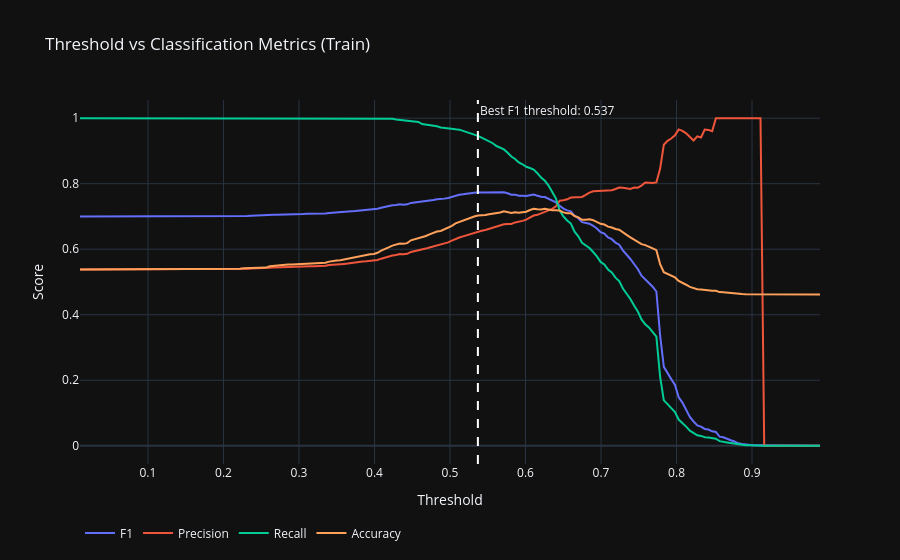

This figure's notebook cell:
### Code cell
import plotly.graph_objects as go
from sklearn.metrics import roc_curve, f1_score, precision_score, recall_score

# compute metrics across thresholds
thresholds = np.linspace(0.01, 0.99, 200)

metrics = {
    "f1": [], "precision": [], "recall": [], "accuracy": []
}

for t in thresholds:
    preds = (ensemble_train_proba >= t).astype(int)
    metrics["f1"].append(f1_score(y_train, preds, zero_division=0))
    metrics["precision"].append(precision_score(y_train, preds, zero_division=0))
    metrics["recall"].append(recall_score(y_train, preds, zero_division=0))
    metrics["accuracy"].append(accuracy_score(y_train, preds))

# find best F1 threshold
best_idx = np.argmax(metrics["f1"])
best_thresh = thresholds[best_idx]

fig = go.Figure()

fig.add_trace(go.Scatter(x=thresholds, y=metrics["f1"],
    name="F1", line=dict(color="#636EFA", width=2)))
fig.add_trace(go.Scatter(x=thresholds, y=metrics["precision"],
    name="Precision", line=dict(color="#EF553B", width=2)))
fig.add_trace(go.Scatter(x=thresholds, y=metrics["recall"],
    name="Recall", line=dict(color="#00CC96", width=2)))
fig.add_trace(go.Scatter(x=thresholds, y=metrics["accuracy"],
    name="Accuracy", line=dict(color="#FFA15A", width=2)))

# best threshold line
fig.add_vline(
    x=best_thresh,
    line_dash="dash",
    line_color="white",
    annotation_text=f"Best F1 threshold: {best_thresh:.3f}",
    annotation_position="top right"
)

fig.update_layout(
    title="Threshold vs Classification Metrics (Train)",
    xaxis_title="Threshold",
    yaxis_title="Score",
    legend=dict(orientation="h", y=-0.15),
    template="plotly_dark",
    hovermode="x unified"
)

fig.show()
print(f"\nBest F1 threshold: {best_thresh:.4f}")
print(f"At this threshold — F1: {metrics['f1'][best_idx]:.4f} | "
      f"Precision: {metrics['precision'][best_idx]:.4f} | "
      f"Recall: {metrics['recall'][best_idx]:.4f}")

# apply to test
test_pred_tuned = (ensemble_test_proba >= best_thresh).astype(int)
print('Ensemble')
print(f"\nTest set with tuned threshold ({best_thresh:.3f}):")
print(confusion_matrix(y_test, test_pred_tuned))
print(classification_report(y_test, test_pred_tuned, digits=4))

### Figure 1 — Plotly figure (JSON) as saved in the notebook; plotly's stock layout.template omitted (floating-point values rounded to 4 significant figures; data arrays with more than 128 entries replaced by an {"elided": "..."} marker saying what was removed)
{"data": [{"line": {"color": "#636EFA", "width": 2}, "name": "F1", "type": "scatter", "x": {"elided": "200 float values"}, "y": {"elided": "200 float values"}}, {"line": {"color": "#EF553B", "width": 2}, "name": "Precision", "type": "scatter", "x": {"elided": "200 float values"}, "y": {"elided": "200 float values"}}, {"line": {"color": "#00CC96", "width": 2}, "name": "Recall", "type": "scatter", "x": {"elided": "200 float values"}, "y": {"elided": "200 float values"}}, {"line": {"color": "#FFA15A", "width": 2}, "name": "Accuracy", "type": "scatter", "x": {"elided": "200 float values"}, "y": {"elided": "200 float values"}}], "layout": {"annotations": [{"showarrow": false, "text": "Best F1 threshold: 0.537", "x": 0.5369, "xanchor": "left", "xref": "x", "y": 1, "yanchor": "top", "yref": "y domain"}], "hovermode": "x unified", "legend": {"orientation": "h", "y": -0.15}, "shapes": [{"line": {"color": "white", "dash": "dash"}, "type": "line", "x0": 0.5369, "x1": 0.5369, "xref": "x", "y0": 0, "y1": 1, "yref": "y domain"}], "title": {"text": "Threshold vs Classification Metrics (Train)"}, "xaxis": {"title": {"text": "Threshold"}}, "yaxis": {"title": {"text": "Score"}}}}
